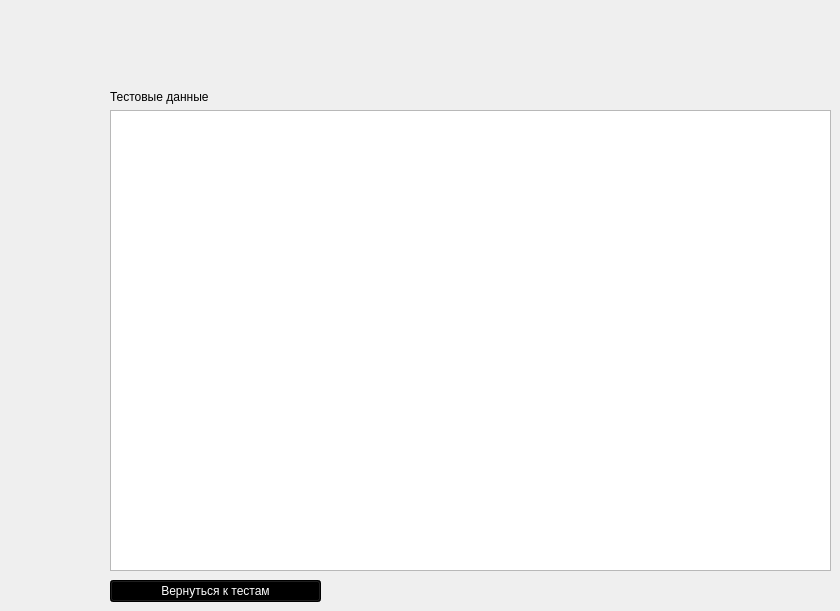
    <widget class="QWidget" name="page_2">
     <widget class="QPushButton" name="backButton">
      <property name="geometry">
       <rect>
        <x>110</x>
        <y>580</y>
        <width>211</width>
        <height>22</height>
       </rect>
      </property>
      <property name="styleSheet">
       <string notr="true">font: 10pt &quot;Franklin Gothic Demi&quot;;
background-color: rgb(0, 0, 0);
border-top-color: rgb(255, 255, 255);
alternate-background-color: rgb(255, 255, 255);
color: rgb(255, 255, 255);</string>
      </property>
      <property name="text">
       <string>Вернуться к тестам</string>
      </property>
     </widget>
     <widget class="QWidget" name="">
      <property name="geometry">
       <rect>
        <x>110</x>
        <y>90</y>
        <width>721</width>
        <height>481</height>
       </rect>
      </property>
      <layout class="QVBoxLayout" name="verticalLayout_21">
       <item>
        <widget class="QLabel" name="testLabel">
         <property name="styleSheet">
          <string notr="true">color: rgb(0, 0, 0);

font: 700 13pt &quot;Calibri&quot;;</string>
         </property>
         <property name="text">
          <string>Тестовые данные</string>
         </property>
        </widget>
       </item>
       <item>
        <widget class="QTextEdit" name="testDataEdit">
         <property name="styleSheet">
          <string notr="true">border-color: rgb(81, 81, 81);
color: rgb(0, 0, 0);

font: 700 11pt &quot;Calibri&quot;;</string>
         </property>
        </widget>
       </item>
      </layout>
     </widget>
    </widget>
